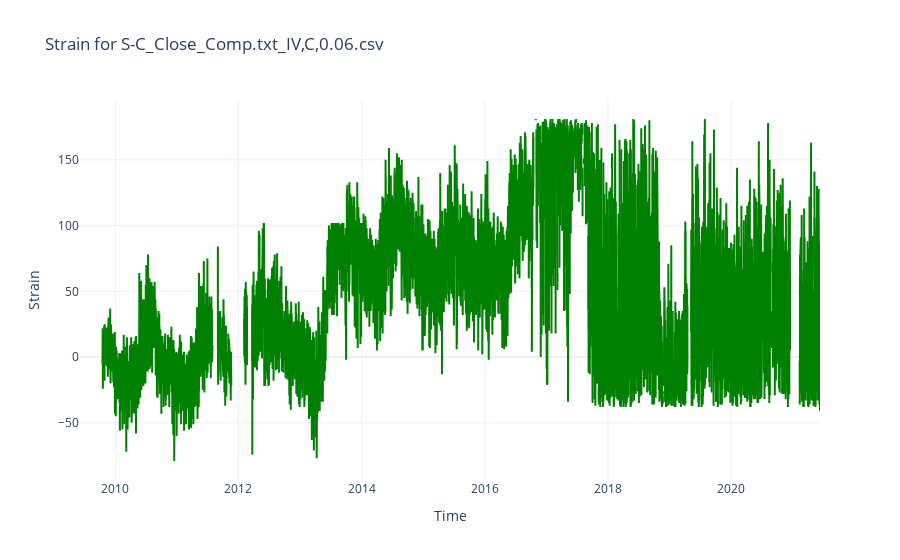

Notebook code for this chart:
### Code cell
# Add the root project directory to the Python path
project_root = Path.cwd().parent  # This will get the project root since the notebook is in 'notebooks/'
sys.path.append(str(project_root))

from configs.path_config import EXTRACTED_DATA_DIR

base_dir = EXTRACTED_DATA_DIR
file = 'S-C_Close_Comp.txt_IV,C,0.06.csv'
path = Path(base_dir) / 'group_alvbrodel_shifted' / file

print(path)

df = pd.read_csv(path, parse_dates=['Time'])

# df = df.iloc[12216:-1]

from src.processing import remove_outliers

# df = remove_outliers.clean_zeros_outliers(df)

fig = go.Figure()

# Add traces for the different data series
fig.add_trace(go.Scatter(x=df['Time'], y=df['Strain'], mode='lines', name='Shifted data', line=dict(color='green')))


# Add labels
fig.update_layout(
    title=f'Strain for {file}',
    xaxis_title='Time',
    yaxis_title='Strain',
    template='plotly_white'
)


# Show the plot
fig.show()

### Figure 1 — Plotly figure (JSON) as saved in the notebook; plotly's stock layout.template omitted (floating-point values rounded to 4 significant figures; data arrays with more than 128 entries replaced by an {"elided": "..."} marker saying what was removed)
{"data": [{"line": {"color": "green"}, "mode": "lines", "name": "Shifted data", "type": "scatter", "x": {"elided": "26339 str values"}, "y": {"elided": "26339 int values"}}], "layout": {"title": {"text": "Strain for S-C_Close_Comp.txt_IV,C,0.06.csv"}, "xaxis": {"title": {"text": "Time"}}, "yaxis": {"title": {"text": "Strain"}}}}
